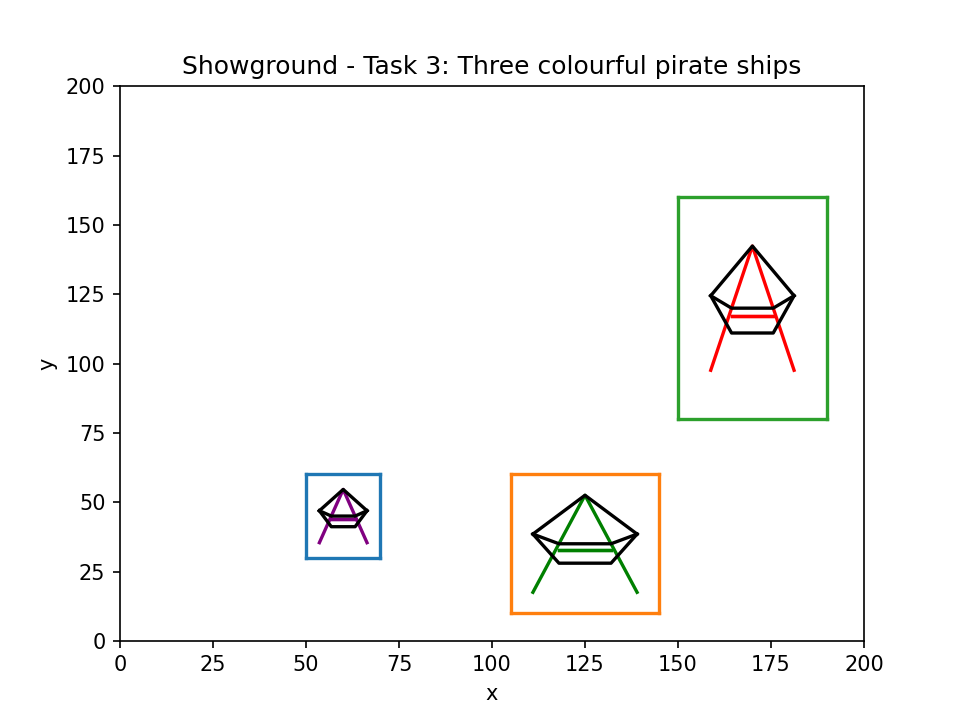

Here is the Python script that generated this plot:
# Student Name : Nicolas Klein
# Student ID   : 21892288

import matplotlib.pyplot as plt
from showground import Pirate

fig = plt.figure()

pirates = [
    Pirate(50, 30, 20, 30,  frame_color='tab:blue',   accent_color='purple', margin=0.18),
    Pirate(105, 10, 40, 50, frame_color='tab:orange', accent_color='green', margin=0.15),
    Pirate(150, 80, 40, 80, frame_color='tab:green',  accent_color='red', margin=0.22),
]

plt.title("Showground - Task 3: Three colourful pirate ships")
plt.xlabel("x"); plt.ylabel("y")

for p in pirates:
    p.plot_me(plt)

plt.xlim((0, 200)); plt.ylim((0, 200))
fig.savefig("task3.png", dpi=150)
plt.show()
